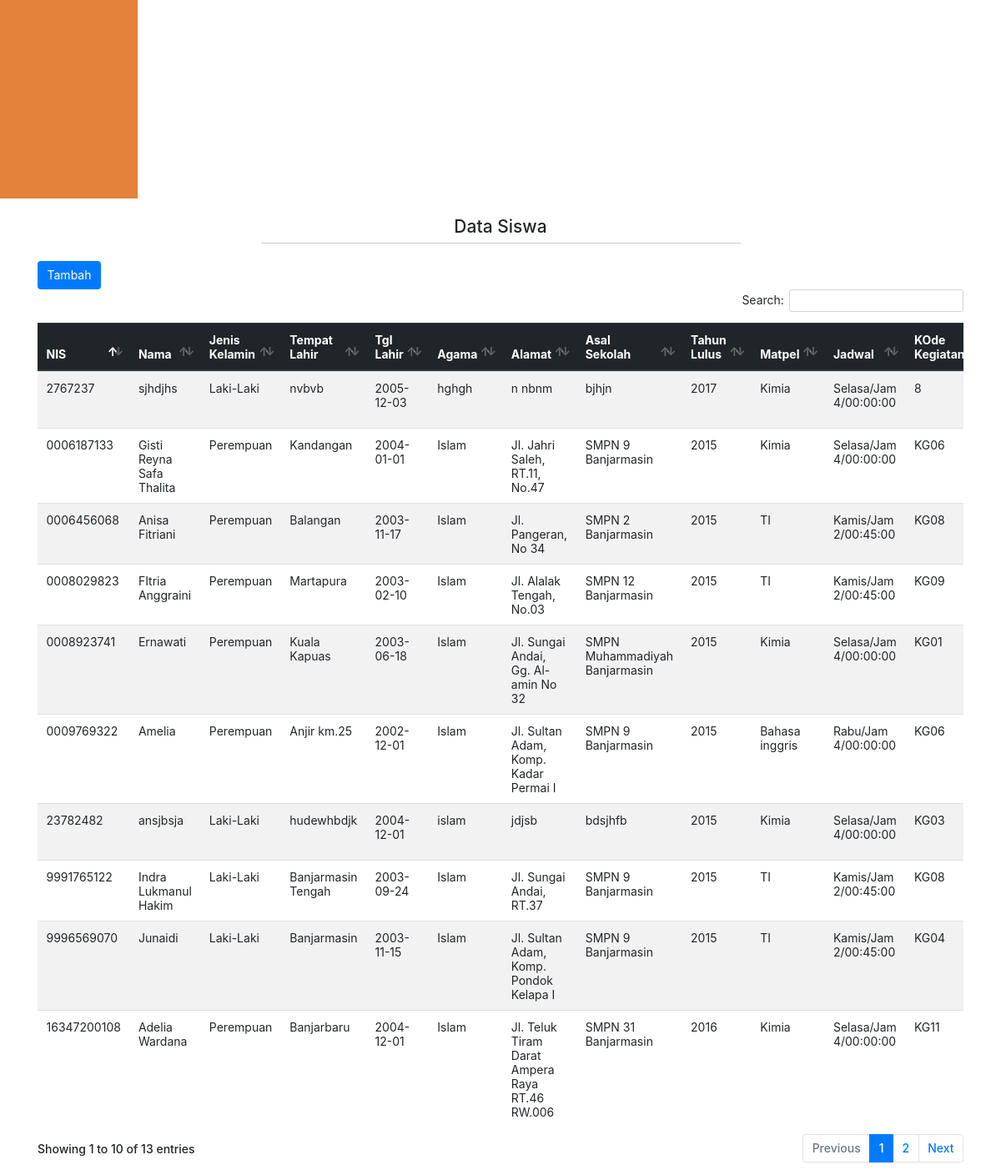
/?view=data-siswa&kelas=10 (signed in, lower part), run on an earlier commit of the app's database.
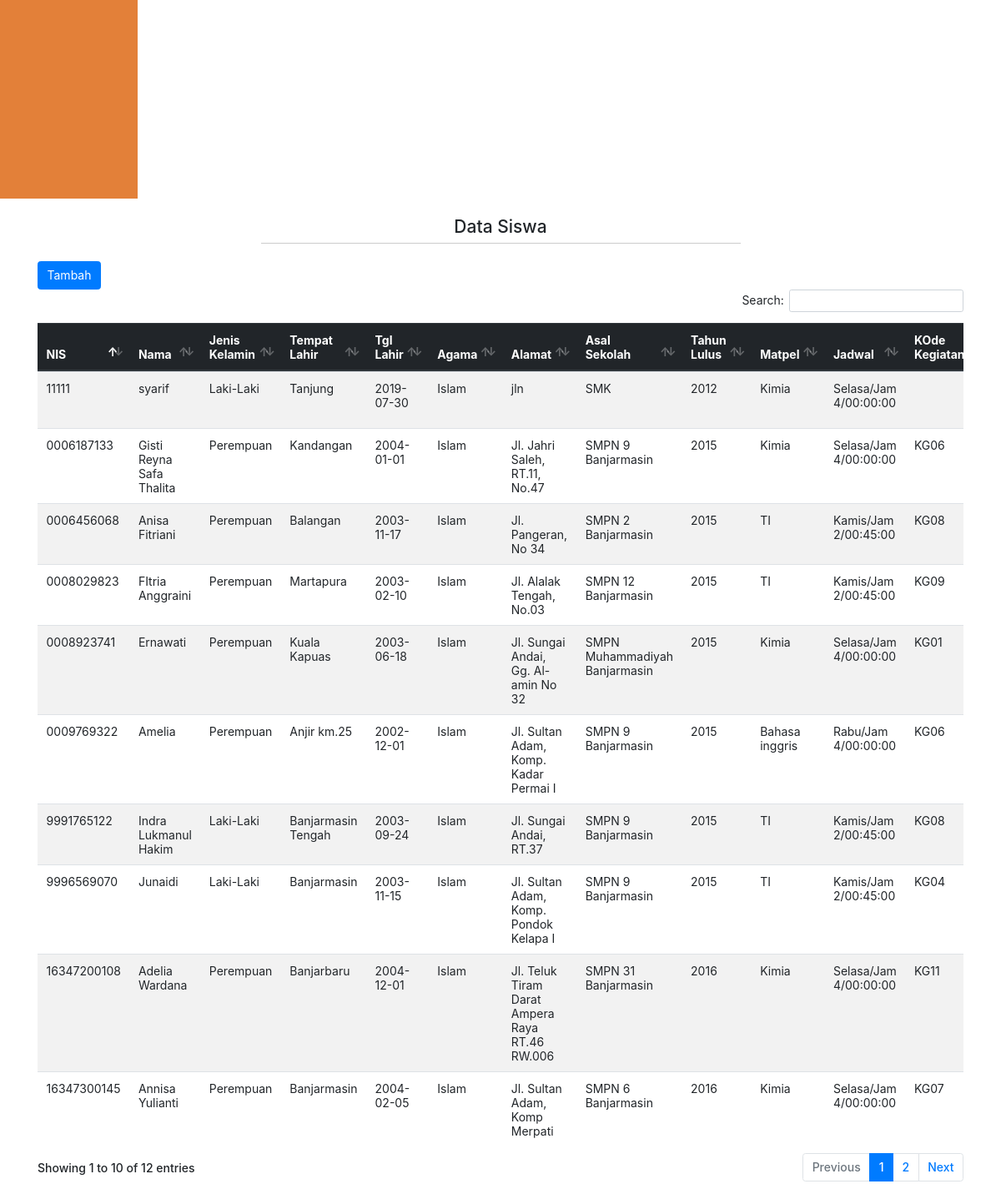
And on a later commit of the database.
### tables this page shows
CREATE TABLE `siswa` (
  `nis_siswa` varchar(15) NOT NULL,
  `nama_siswa` varchar(50) NOT NULL,
  `jk_siswa` varchar(25) NOT NULL,
  `tempat_lahir` varchar(100) NOT NULL,
  `tgl_lahir` date NOT NULL,
  `agama` varchar(10) NOT NULL,
  `alamat` varchar(50) NOT NULL,
  `asal_sekolah` varchar(50) NOT NULL,
  `thn_lulus` int(4) NOT NULL,
  `kd_jadwal` varchar(4) NOT NULL,
  `kd_Kegiatan` varchar(11) NOT NULL,
  `status` varchar(11) NOT NULL
);

CREATE TABLE `jadwal` (
  `kd_jadwal` varchar(50) NOT NULL,
  `hari_j` varchar(50) NOT NULL,
  `jam_j` int(2) NOT NULL,
  `waktu` time NOT NULL,
  `kelas` varchar(2) NOT NULL,
  `matpel` varchar(20) NOT NULL,
  `nama_guru` varchar(100) NOT NULL
);

### models/admin.php (called while the page is built, shortened)
<?php
class Admin
{
  private $mysqli;
  function __construct($mysqli)
  {
    $this->mysqli = $mysqli;
  }
  function show_siswa($kelas)
  {
  	$db    = $this->mysqli->conn;
  	$query = $db->query(" SELECT * FROM siswa
      -- INNER JOIN kegiatan ON siswa.kd_Kegiatan = kegiatan.kd_kegiatan
      INNER JOIN jadwal ON siswa.kd_jadwal = jadwal.kd_jadwal
      where status = '$kelas' ");
  	return $query;
  }
}
?>

### view/siswa/data-siswa.php (the view, shortened to what this page needs)
<div class="container" id="" style="">
<div class="row mt-4" id="" style="">
	<div class="col-md-12" id="" style="">
			<h4 class="text-center">Data Siswa</h4> <hr>
			<?php if (@$_SESSION['kewenangan'] == 'admin') { ?>
			<button type="button" id="tambah" class="btn btn-primary">
			  Tambah
			</button>
			<?php } ?>
			<div class="table-responsive" >
			<table class="table table-md table-hover table-striped mt-4" id="myTable">
				<thead class="thead-dark">
					<tr>
						<th colspan="" rowspan="" headers="" scope="">NIS</th>
						<th colspan="" rowspan="" headers="" scope="">Nama</th>
						<th colspan="" rowspan="" headers="" scope="">Jenis Kelamin</th>
						<th colspan="" rowspan="" headers="" scope="">Tempat Lahir</th>
						<th colspan="" rowspan="" headers="" scope="">Tgl Lahir</th>
						<th colspan="" rowspan="" headers="" scope="">Agama </th>
						<th colspan="" rowspan="" headers="" scope="">Alamat </th>
						<th colspan="" rowspan="" headers="" scope="">Asal Sekolah </th>
						<th colspan="" rowspan="" headers="" scope="">Tahun Lulus </th>
						<th colspan="" rowspan="" headers="" scope="">Matpel </th>
						<th colspan="" rowspan="" headers="" scope="">Jadwal </th>
						<th colspan="" rowspan="" headers="" scope="">KOde Kegiatan </th>
					</tr>
				</thead>
				<tbody>
					<?php
						$kelas = $_GET['kelas'];
						$data = $objAdmin->show_siswa($kelas);
						while ( $a = $data->fetch_object()) { ?>
					 <tr>
					 	<td colspan="" rowspan="" headers=""><?=$a->nis_siswa ?></td>
					 	<td colspan="" rowspan="" headers=""><?=$a->nama_siswa ?></td>
					 	<td colspan="" rowspan="" headers=""><?php echo $a->jk_siswa == 'l' ? 'Laki-Laki' : 'Perempuan' ?></td>
					 	<td colspan="" rowspan="" headers=""><?=$a->tempat_lahir ?></td>
					 	<td colspan="" rowspan="" headers=""><?=$a->tgl_lahir ?></td>
						<td colspan="" rowspan="" headers=""><?=$a->agama ?></td>
						<td colspan="" rowspan="" headers=""><?=$a->alamat ?></td>
						<td colspan="" rowspan="" headers=""><?=$a->asal_sekolah ?></td>
						<td colspan="" rowspan="" headers=""><?=$a->thn_lulus ?></td>
						<td colspan="" rowspan="" headers=""><?=$a->matpel ?></td>
						<td colspan="" rowspan="" headers=""><?=$a->hari_j ?>/<?='Jam '.$a->jam_j ?>/<?=$a->waktu ?></td>
						<td colspan="" rowspan="" headers=""><?=$a->kd_Kegiatan ?></td>
					 </tr>
					<?php } ?>
				</tbody>
			</table>
			</div>
		</div>
	</div>
</div>

What changed in the data, as far as the page shows it:
removed siswa: nis_siswa "23782482", nama_siswa "ansjbsja", jk_siswa "Laki-Laki", tempat_lahir "hudewhbdjk", tgl_lahir "2004-12-01", agama "islam", alamat "jdjsb", asal_sekolah "bdsjhfb", thn_lulus "2015", kd_jadwal.matpel "Kimia", kd_jadwal.hari_j "Selasa", kd_jadwal.jam_j "4", kd_jadwal.waktu "00:00:00", kd_Kegiatan "KG03"
removed siswa: nis_siswa "2767237", nama_siswa "sjhdjhs", jk_siswa "Laki-Laki", tempat_lahir "nvbvb", tgl_lahir "2005-12-03", agama "hghgh", alamat "n nbnm", asal_sekolah "bjhjn", thn_lulus "2017", kd_jadwal.matpel "Kimia", kd_jadwal.hari_j "Selasa", kd_jadwal.jam_j "4", kd_jadwal.waktu "00:00:00", kd_Kegiatan "8"
added siswa: nis_siswa "11111", nama_siswa "syarif", jk_siswa "Laki-Laki", tempat_lahir "Tanjung", tgl_lahir "2019-07-30", agama "Islam", alamat "jln", asal_sekolah "SMK", thn_lulus "2012", kd_jadwal.matpel "Kimia", kd_jadwal.hari_j "Selasa", kd_jadwal.jam_j "4", kd_jadwal.waktu "00:00:00"
now on this page (row unchanged): siswa: nis_siswa "16347300145", nama_siswa "Annisa Yulianti", jk_siswa "Perempuan", tempat_lahir "Banjarmasin", tgl_lahir "2004-02-05", agama "Islam", alamat "Jl. Sultan Adam, Komp Merpati", asal_sekolah "SMPN 6 Banjarmasin", thn_lulus "2016", kd_jadwal.matpel "Kimia", kd_jadwal.hari_j "Selasa", kd_jadwal.jam_j "4", kd_jadwal.waktu "00:00:00", kd_Kegiatan "KG07"
Also different on the page:
text written by a page script: "Search: Showing 1 to 10 of 13 entries Previous 1 2 Next" → "Search: Showing 1 to 10 of 12 entries Previous 1 2 Next"
